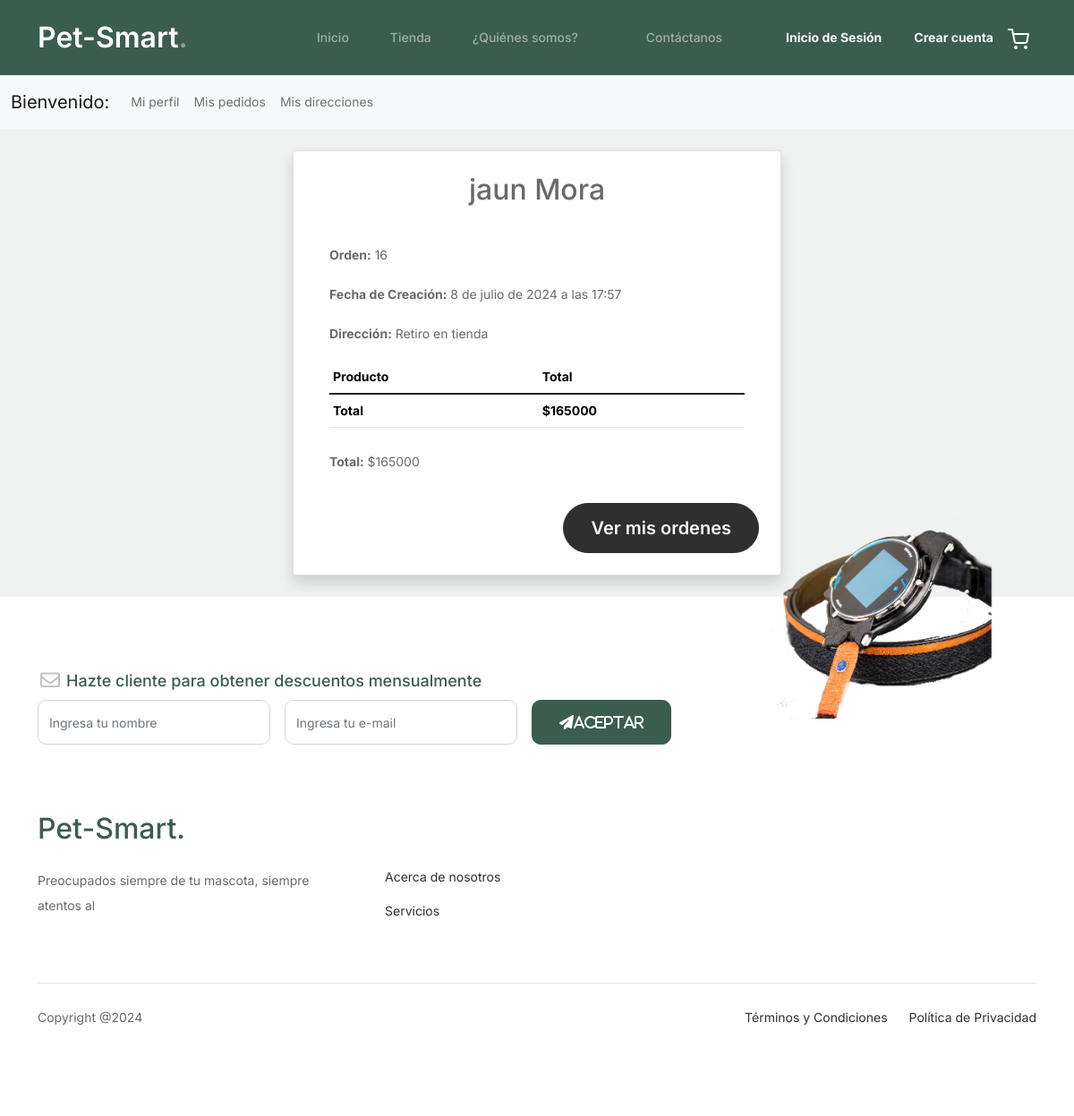
/detalleorden/16, run on the app's committed database.
### app/models.py (models this page shows, shortened)
class Orden(models.Model):
    cliente = models.ForeignKey(Cliente, on_delete=models.SET_NULL, null=True, blank=True)
    fecha_creacion = models.DateTimeField(auto_now_add=True)
    completada = models.BooleanField(default=False)
    estado = models.CharField(max_length=100, choices=ESTADO_ENVIO, null=True, blank=True)
    direccion_envio = models.ForeignKey(Direccion, on_delete=models.SET_NULL, null=True, blank=True)
    total = models.IntegerField(blank=True, null=True)

class Cliente(models.Model):
    user = models.OneToOneField(User, on_delete=models.CASCADE)
    nombre = models.CharField(max_length=255)
    apellidos = models.CharField(max_length=255)
    email = models.EmailField(blank=True, null=True)
    telefono = models.CharField(max_length=20, blank=True, null=True)
    def __str__(self):
        return f"{self.nombre} {self.apellidos}"

### app/views.py (the view)
# urls.py: path('detalleorden/<id>', detalleorden, name='detalleorden'),
def detalleorden(request,id):
    orden=get_object_or_404(Orden, id=id)
    items = OrdenItem.objects.filter(orden=orden)
    datos={
         "orden":orden,
         'items':items
     }
    return render(request, 'app/detalleorden.html',datos)

### app/templates/app/detalleorden.html (shortened to what this page needs)
{% extends 'app/base.html' %}
{% block contenido %}
<nav class="navbar navbar-expand-lg navbar-light bg-light mb-4">
  <div class="container-fluid">
    <a class="navbar-brand" href="#">Bienvenido: </a>
    <div class="collapse navbar-collapse" id="secondaryNavbar">
      <ul class="navbar-nav me-auto mb-2 mb-lg-0">
        <li class="nav-item">
          <a class="nav-link" aria-current="page" href="{% url "perfil" %}">Mi perfil</a>
        </li>
        <li class="nav-item">
          <a class="nav-link" aria-current="page" href="{% url "misordenes" %}">Mis pedidos</a>
        </li>
        <li class="nav-item">
          <a class="nav-link" href="{% url "misdirecciones" %}">Mis direcciones</a>
        </li>
      </ul>
    </div>
  </div>
</nav>
<div class="container">
  <div class='my-4'>
    <div class="row justify-content-center">
      <div class="col-12 col-md-8 col-lg-6">
        <div class="card p-4 border rounded shadow">
          <h2 class="card-title text-center mb-4">{{ orden.cliente }}</h2>
          <div class="card-body">
            <p class="card-text">
              <strong>Orden:</strong> {{ orden.id }}
            </p>
            <p class="card-text">
              <strong>Fecha de Creación:</strong> {{ orden.fecha_creacion }}
            </p>
            <p class="card-text">
              <strong>Dirección:</strong>
              {% if orden.direccion_envio == None %}
                Retiro en tienda
              {% else %}
                {{ orden.direccion_envio }}
              {% endif %}
            </p>
            <table class="table table-sm site-block-order-table mb-4">
              <thead>
                <tr>
                  <th>Producto</th>
                  <th>Total</th>
                </tr>
              </thead>
              <tbody>
                <tr>
                  <td class="text-black font-weight-bold">
                    <strong>Total</strong>
                  </td>
                  <td class="text-black font-weight-bold">
                    <strong>${{ orden.total }}</strong>
                  </td>
                </tr>
              </tbody>
            </table>
            <p class="card-text">
              <strong>Total:</strong> ${{ orden.total }}
            </p>
          </div>
          <div class="d-flex justify-content-end mt-3">
            <a href="{% url 'misordenes' %}" role="button" class="btn btn-warning btn-lg text-light">Ver mis ordenes</a>
          </div>
        </div>
      </div>
    </div>
  </div>
</div>
{% endblock %}

### app/static/app/css/style.css (style rules this page uses)
body { overflow-x: hidden; position: relative; }
body { font-family: "Inter", sans-serif; font-weight: 400; line-height: 28px; color: #6a6a6a; font-size: 14px; background-color: #eff2f1; }
a { text-decoration: none; -webkit-transition: .3s all ease; -o-transition: .3s all ease; transition: .3s all ease; color: #2f2f2f; text-decoration: underline; }
.btn { font-weight: 600; padding: 12px 30px; border-radius: 30px; color: #ffffff; background: #2f2f2f; border-color: #2f2f2f; }
.site-block-order-table th { border-top: none !important; border-bottom-width: 1px !important; }
.site-block-order-table td, .site-block-order-table th { color: #000000; }

### data on the page
Orden: cliente "jaun Mora", id "16", fecha_creacion "8 de julio de 2024 a las 17:57", total "165000"
